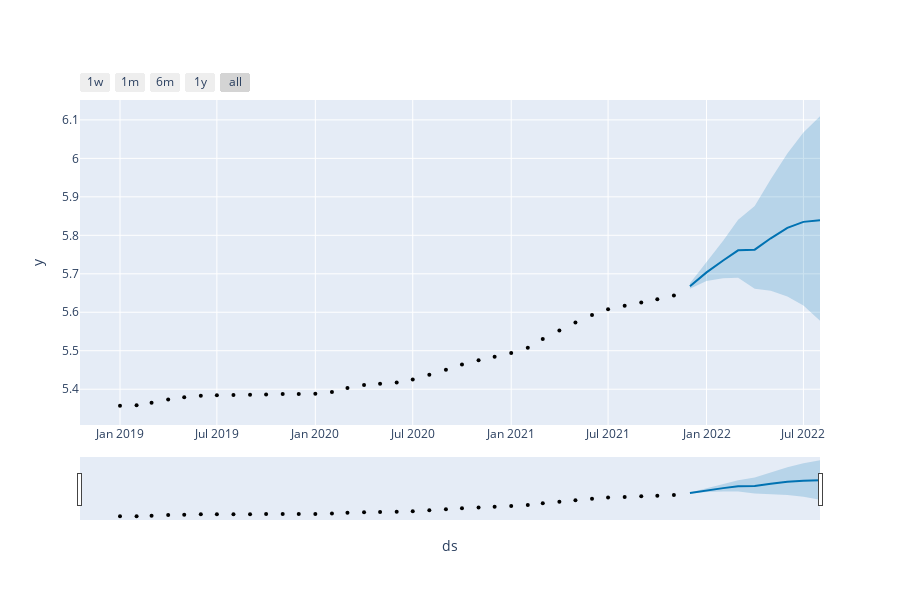

Notebook code cell kept with this figure:
### Code cell
#Plot training data vs predictions
plot_plotly(model_new, prediction)

### Figure 1 — Plotly figure (JSON) as saved in the notebook; plotly's stock layout.template omitted (floating-point values rounded to 4 significant figures)
{"data": [{"marker": {"color": "black", "size": 4}, "mode": "markers", "name": "Actual", "type": "scatter", "x": ["2019-01-01T00:00:00", "2019-02-01T00:00:00", "2019-03-01T00:00:00", "2019-04-01T00:00:00", "2019-05-01T00:00:00", "2019-06-01T00:00:00", "2019-07-01T00:00:00", "2019-08-01T00:00:00", "2019-09-01T00:00:00", "2019-10-01T00:00:00", "2019-11-01T00:00:00", "2019-12-01T00:00:00", "2020-01-01T00:00:00", "2020-02-01T00:00:00", "2020-03-01T00:00:00", "2020-04-01T00:00:00", "2020-05-01T00:00:00", "2020-06-01T00:00:00", "2020-07-01T00:00:00", "2020-08-01T00:00:00", "2020-09-01T00:00:00", "2020-10-01T00:00:00", "2020-11-01T00:00:00", "2020-12-01T00:00:00", "2021-01-01T00:00:00", "2021-02-01T00:00:00", "2021-03-01T00:00:00", "2021-04-01T00:00:00", "2021-05-01T00:00:00", "2021-06-01T00:00:00", "2021-07-01T00:00:00", "2021-08-01T00:00:00", "2021-09-01T00:00:00", "2021-10-01T00:00:00", "2021-11-01T00:00:00"], "y": [5.357, 5.358, 5.365, 5.373, 5.379, 5.383, 5.384, 5.385, 5.385, 5.386, 5.387, 5.388, 5.388, 5.393, 5.403, 5.411, 5.414, 5.417, 5.425, 5.437, 5.451, 5.464, 5.476, 5.484, 5.494, 5.508, 5.53, 5.552, 5.573, 5.593, 5.608, 5.617, 5.625, 5.634, 5.643]}, {"hoverinfo": "skip", "line": {"width": 0}, "mode": "lines", "type": "scatter", "x": ["2021-12-01T00:00:00", "2022-01-01T00:00:00", "2022-02-01T00:00:00", "2022-03-01T00:00:00", "2022-04-01T00:00:00", "2022-05-01T00:00:00", "2022-06-01T00:00:00", "2022-07-01T00:00:00", "2022-08-01T00:00:00"], "y": [5.661, 5.681, 5.689, 5.689, 5.661, 5.656, 5.641, 5.618, 5.578]}, {"fill": "tonexty", "fillcolor": "rgba(0, 114, 178, 0.2)", "line": {"color": "#0072B2", "width": 2}, "mode": "lines", "name": "Predicted", "type": "scatter", "x": ["2021-12-01T00:00:00", "2022-01-01T00:00:00", "2022-02-01T00:00:00", "2022-03-01T00:00:00", "2022-04-01T00:00:00", "2022-05-01T00:00:00", "2022-06-01T00:00:00", "2022-07-01T00:00:00", "2022-08-01T00:00:00"], "y": [5.668, 5.704, 5.734, 5.761, 5.763, 5.792, 5.82, 5.835, 5.839]}, {"fill": "tonexty", "fillcolor": "rgba(0, 114, 178, 0.2)", "hoverinfo": "skip", "line": {"width": 0}, "mode": "lines", "type": "scatter", "x": ["2021-12-01T00:00:00", "2022-01-01T00:00:00", "2022-02-01T00:00:00", "2022-03-01T00:00:00", "2022-04-01T00:00:00", "2022-05-01T00:00:00", "2022-06-01T00:00:00", "2022-07-01T00:00:00", "2022-08-01T00:00:00"], "y": [5.676, 5.73, 5.786, 5.841, 5.876, 5.946, 6.013, 6.067, 6.109]}], "layout": {"height": 600, "showlegend": false, "width": 900, "xaxis": {"rangeselector": {"buttons": [{"count": 7, "label": "1w", "step": "day", "stepmode": "backward"}, {"count": 1, "label": "1m", "step": "month", "stepmode": "backward"}, {"count": 6, "label": "6m", "step": "month", "stepmode": "backward"}, {"count": 1, "label": "1y", "step": "year", "stepmode": "backward"}, {"step": "all"}]}, "rangeslider": {"visible": true}, "title": {"text": "ds"}, "type": "date"}, "yaxis": {"title": {"text": "y"}}}}
